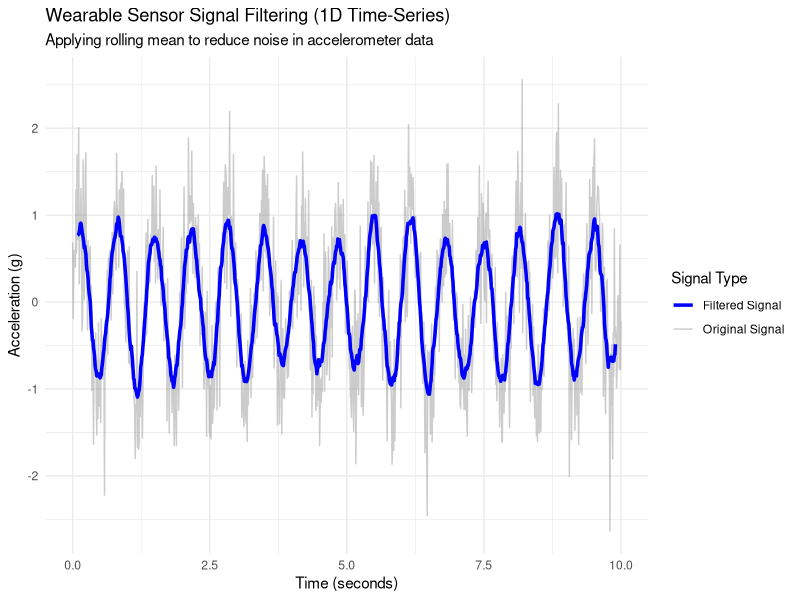

R code for this plot:
# 웨어러블 센서 데이터 시계열 전처리 및 이동평균선(Rolling Mean) 분석
library(dplyr)
library(ggplot2)
library(zoo)

set.seed(42)
time_steps <- seq(0, 10, length.out = 1000)
sensor_x <- sin(2 * pi * 1.5 * time_steps) + rnorm(1000, mean = 0, sd = 0.5)

sensor_data <- data.frame(
  Time = time_steps,
  Acc_X = sensor_x
)

sensor_data <- sensor_data %>%
  mutate(
    Acc_X_Filtered = rollmean(Acc_X, k = 20, fill = NA, align = "center")
  )

ggplot(sensor_data, aes(x = Time)) +
  geom_line(aes(y = Acc_X, color = "Original Signal"), alpha = 0.4) +
  geom_line(aes(y = Acc_X_Filtered, color = "Filtered Signal"), linewidth = 1.2) +
  labs(
    title = "Wearable Sensor Signal Filtering (1D Time-Series)",
    subtitle = "Applying rolling mean to reduce noise in accelerometer data",
    x = "Time (seconds)",
    y = "Acceleration (g)",
    color = "Signal Type"
  ) +
  theme_minimal() +
  scale_color_manual(values = c("Original Signal" = "gray50", "Filtered Signal" = "blue"))
